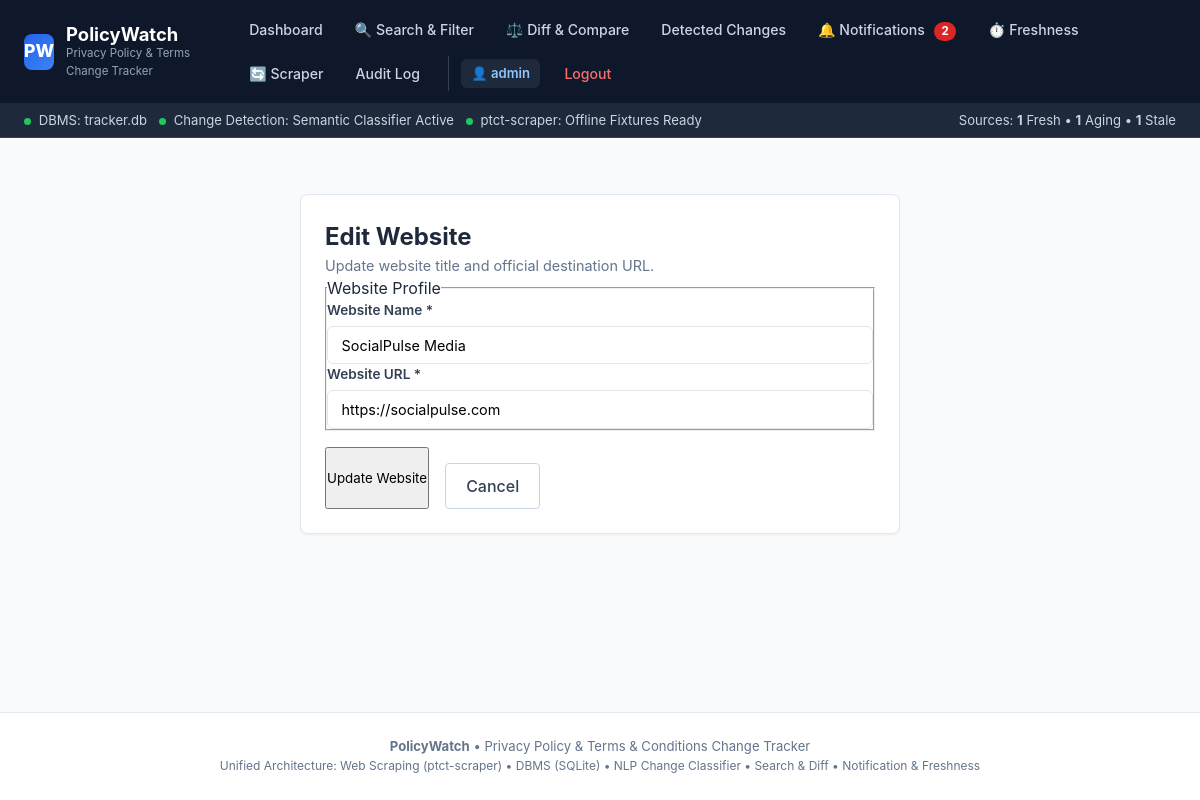
The app's page /websites/2/edit (signed in) with its own data.
### tables this page shows
CREATE TABLE Users (
    user_id INTEGER PRIMARY KEY AUTOINCREMENT,
    username TEXT NOT NULL UNIQUE COLLATE NOCASE,
    email TEXT NOT NULL UNIQUE COLLATE NOCASE,
    password TEXT NOT NULL,
    created_at TIMESTAMP DEFAULT CURRENT_TIMESTAMP
);

CREATE TABLE Websites (
    website_id INTEGER PRIMARY KEY AUTOINCREMENT,
    user_id INTEGER NOT NULL,
    website_name TEXT NOT NULL,
    website_url TEXT NOT NULL,
    created_at TIMESTAMP DEFAULT CURRENT_TIMESTAMP,
    FOREIGN KEY (user_id) REFERENCES Users(user_id) ON DELETE CASCADE
);

### models/app.py (the view, shortened to what this page needs)
@app.route('/websites/<int:website_id>/edit', methods=['GET', 'POST'])
@login_required
def edit_website(website_id):
    user_id = session['user_id']
    website = db.get_website_by_id(website_id, user_id)
    if not website:
        flash("Website not found or access denied.", "error")
        return redirect(url_for('dashboard'))
    return render_template('edit_website.html', website=website)

### models/app.py (called while the page is built)
def login_required(view_func):
    @wraps(view_func)
    def wrapped_view(**kwargs):
        if 'user_id' not in session:
            flash("Please log in to access this page.", "error")
            return redirect(url_for('login', next=request.url))
        return view_func(**kwargs)
    return wrapped_view

@app.context_processor
def inject_global_data():
    user = None
    unread_count = 0
    freshness_summary = {'total': 0, 'fresh': 0, 'aging': 0, 'stale': 0, 'never_checked': 0}
    if 'user_id' in session:
        user = db.get_user_by_id(session['user_id'])
        if user:
            unread_count = db.get_unread_notifications_count(user['user_id'])
            freshness_summary = db.get_freshness_summary(user['user_id'])
    return {
        'current_user': user,
        'unread_notifications_count': unread_count,
        'freshness_summary': freshness_summary,
        'active_path': request.path
    }

### models/database.py (called while the page is built)
def get_db():
    if has_app_context():
        if 'db' not in g:
            g.db = sqlite3.connect(DATABASE_FILE)
            g.db.row_factory = sqlite3.Row
            g.db.execute("PRAGMA foreign_keys = ON;")
            ensure_schema_upgrades(g.db)
        return g.db
    else:
        conn = sqlite3.connect(DATABASE_FILE)
        conn.row_factory = sqlite3.Row
        conn.execute("PRAGMA foreign_keys = ON;")
        ensure_schema_upgrades(conn)
        return conn

def query_db(query, args=(), one=False):
    cur = get_db().execute(query, args)
    rv = cur.fetchall()
    cur.close()
    return (rv[0] if rv else None) if one else rv

def get_user_by_id(user_id):
    query = "SELECT * FROM Users WHERE user_id = ?;"
    return query_db(query, (user_id,), one=True)

def get_website_by_id(website_id, user_id=None):
    if user_id is not None:
        query = "SELECT * FROM Websites WHERE website_id = ? AND user_id = ?;"
        return query_db(query, (website_id, user_id), one=True)
    else:
        query = "SELECT * FROM Websites WHERE website_id = ?;"
        return query_db(query, (website_id,), one=True)

def get_unread_notifications_count(user_id):
    query = """
        SELECT COUNT(*) AS cnt
        FROM m5_notifications n
        LEFT JOIN Websites w ON n.website_id = w.website_id
        WHERE (w.user_id = ? OR n.website_id IS NULL) AND n.is_read = 0;
    """
    row = query_db(query, (user_id,), one=True)
    return row['cnt'] if row else 0

### templates/edit_website.html (shortened to what this page needs)
{% extends 'base.html' %}
{% block content %}
<div class="card" style="max-width: 600px; margin: 2rem auto;">
  <h2>Edit Website</h2>
  <p style="color: #64748b; font-size: 0.9rem;">
    Update website title and official destination URL.
  </p>
  <form method="POST" action="{{ url_for('edit_website', website_id=website.website_id) }}">
    <fieldset>
      <legend>Website Profile</legend>
      <label for="website_name">Website Name *</label>
      <input
        type="text"
        id="website_name"
        name="website_name"
        value="{{ website.website_name }}"
        required
        autofocus
      >
      <label for="website_url">Website URL *</label>
      <input
        type="text"
        id="website_url"
        name="website_url"
        value="{{ website.website_url }}"
        required
      >
    </fieldset>
    <div style="display: flex; gap: 1rem; margin-top: 1rem;">
      <button type="submit">Update Website</button>
      <a href="{{ url_for('website_details', website_id=website.website_id) }}" style="display: inline-block; padding: 0.65rem 1.25rem; border: 1px solid #cbd5e1; border-radius: 4px; text-decoration: none; color: #334155; font-weight: 500; margin-top: 1rem;">Cancel</a>
    </div>
  </form>
</div>
{% endblock %}

### templates/base.html (shortened to what this page needs)
<!DOCTYPE html>
<html lang="en">
<head>
</head>
<body>
  <header>
    <div class="header-container">
      <a href="{{ url_for('dashboard' if current_user else 'index') }}" class="brand-link">
        <div class="brand-logo">PW</div>
        <div>
          <div class="brand-title">PolicyWatch</div>
          <div class="brand-subtitle">Privacy Policy &amp; Terms Change Tracker</div>
        </div>
      </a>
      <nav class="nav-links">
        {% if current_user %}
          <a href="{{ url_for('dashboard') }}" class="nav-item {% if request.path == '/dashboard' %}active{% endif %}">
            Dashboard
          </a>
          <a href="{{ url_for('search') }}" class="nav-item {% if request.path == '/search' %}active{% endif %}">
            🔍 Search &amp; Filter
          </a>
          <a href="{{ url_for('compare_versions') }}" class="nav-item {% if '/compare' in request.path %}active{% endif %}">
            ⚖️ Diff &amp; Compare
          </a>
          <a href="{{ url_for('changes_list') }}" class="nav-item {% if request.path == '/changes' %}active{% endif %}">
            Detected Changes
          </a>
          <a href="{{ url_for('notifications_hub') }}" class="nav-item {% if request.path == '/notifications' %}active{% endif %}">
            🔔 Notifications
            {% if unread_notifications_count > 0 %}
              <span class="nav-badge">{{ unread_notifications_count }}</span>
            {% endif %}
          </a>
          <a href="{{ url_for('freshness_monitor') }}" class="nav-item {% if request.path == '/freshness' %}active{% endif %}">
            ⏱️ Freshness
          </a>
          <a href="{{ url_for('scraper_hub') }}" class="nav-item {% if request.path == '/scraper' %}active{% endif %}">
            🔄 Scraper
          </a>
          <a href="{{ url_for('all_history') }}" class="nav-item {% if request.path == '/history' %}active{% endif %}">
            Audit Log
          </a>
          <div class="nav-user">
            <a href="{{ url_for('profile') }}" class="user-tag" title="View Profile">
              👤 {{ current_user.username }}
            </a>
            <a href="{{ url_for('logout') }}" class="nav-item" style="color: #f87171;">Logout</a>
          </div>
        {% else %}
          <a href="{{ url_for('index') }}" class="nav-item {% if request.path == '/' %}active{% endif %}">Home</a>
          <a href="{{ url_for('login') }}" class="nav-item {% if request.path == '/login' %}active{% endif %}">Login</a>
          <a href="{{ url_for('register') }}" class="btn btn-primary btn-sm">Register</a>
        {% endif %}
      </nav>
    </div>
  </header>
  {% if current_user %}
  <div class="subnav">
    <div class="subnav-container">
      <div class="status-indicators">
        <span><span class="status-dot dot-green"></span> DBMS: <code>tracker.db</code></span>
        <span><span class="status-dot dot-green"></span> Change Detection: Semantic Classifier Active</span>
        <span><span class="status-dot dot-green"></span> ptct-scraper: Offline Fixtures Ready</span>
      </div>
      <div>
        <span>Sources: <strong>{{ freshness_summary.fresh }}</strong> Fresh &bull; <strong>{{ freshness_summary.aging }}</strong> Aging &bull; <strong>{{ freshness_summary.stale }}</strong> Stale</span>
      </div>
    </div>
  </div>
  {% endif %}
  <main>
    {% block content %}{% endblock %}
  </main>
  <footer>
    <div style="max-width: 1300px; margin: 0 auto; padding: 0 1.5rem;">
      <strong>PolicyWatch</strong> &bull; Privacy Policy &amp; Terms &amp; Conditions Change Tracker
      <br>
      <span style="font-size: 0.75rem; color: var(--text-muted);">
        Unified Architecture: Web Scraping (ptct-scraper) &bull; DBMS (SQLite) &bull; NLP Change Classifier &bull; Search &amp; Diff &bull; Notification &amp; Freshness
      </span>
    </div>
  </footer>
</body>
</html>

### templates/base.html (style rules this page uses)
:root { --primary: #2563eb; --primary-hover: #1d4ed8; --primary-light: #eff6ff; --secondary: #0f172a; --bg: #f8fafc; --card-bg: #ffffff; --border: #e2e8f0; --text: #1e293b; --text-muted: #64748b; --success: #16a34a; --success-bg: #f0fdf4; --warning: #d97706; --warning-bg: #fffbeb; --danger: #dc2626; --danger-bg: #fef2f2; --radius: 8px; }
* { box-sizing: border-box; margin: 0; padding: 0; font-family: -apple-system, BlinkMacSystemFont, "Segoe UI", Roboto, Helvetica, Arial, sans-serif; }
body { background-color: var(--bg); color: var(--text); line-height: 1.5; min-height: 100vh; display: flex; flex-direction: column; }
header { background: #0f172a; color: white; border-bottom: 1px solid #1e293b; position: sticky; top: 0; z-index: 100; }
.header-container { max-width: 1300px; margin: 0 auto; padding: 0.75rem 1.5rem; display: flex; justify-content: space-between; align-items: center; gap: 1rem; }
.brand-link { display: flex; align-items: center; gap: 0.75rem; text-decoration: none; color: white; }
.brand-logo { background: linear-gradient(135deg, #2563eb, #3b82f6); width: 36px; height: 36px; border-radius: 8px; display: flex; align-items: center; justify-content: center; font-weight: 800; font-size: 1.1rem; color: white; }
.brand-title { font-size: 1.15rem; font-weight: 700; line-height: 1.2; }
.brand-subtitle { font-size: 0.72rem; color: #94a3b8; }
.nav-links { display: flex; align-items: center; gap: 0.5rem; flex-wrap: wrap; }
.nav-item { color: #cbd5e1; text-decoration: none; font-size: 0.88rem; font-weight: 500; padding: 0.45rem 0.75rem; border-radius: 6px; transition: all 0.15s; }
.nav-badge { background: #dc2626; color: white; font-size: 0.72rem; font-weight: 700; padding: 0.15rem 0.45rem; border-radius: 9999px; margin-left: 0.35rem; }
.nav-user { display: flex; align-items: center; gap: 0.75rem; margin-left: 0.5rem; padding-left: 0.75rem; border-left: 1px solid #334155; }
.user-tag { background: #1e293b; color: #93c5fd; font-size: 0.82rem; font-weight: 600; padding: 0.3rem 0.65rem; border-radius: 6px; text-decoration: none; }
.subnav { background: #1e293b; color: #cbd5e1; border-bottom: 1px solid #334155; font-size: 0.82rem; }
.subnav-container { max-width: 1300px; margin: 0 auto; padding: 0.4rem 1.5rem; display: flex; justify-content: space-between; align-items: center; flex-wrap: wrap; gap: 0.5rem; }
.status-indicators { display: flex; gap: 0.75rem; align-items: center; }
.status-dot { width: 7px; height: 7px; border-radius: 50%; display: inline-block; margin-right: 0.25rem; }
.dot-green { background: #22c55e; }
main { flex: 1; max-width: 1300px; width: 100%; margin: 1.5rem auto; padding: 0 1.5rem; }
.card { background: var(--card-bg); border: 1px solid var(--border); border-radius: var(--radius); padding: 1.5rem; margin-bottom: 1.5rem; box-shadow: 0 1px 3px rgba(0,0,0,0.05); }
label { display: block; font-size: 0.85rem; font-weight: 600; margin-bottom: 0.35rem; color: #334155; }
input[type="text"], input[type="email"], input[type="password"], input[type="date"], select, textarea { width: 100%; padding: 0.6rem 0.85rem; border: 1px solid var(--border); border-radius: 6px; font-size: 0.9rem; background: white; transition: border-color 0.15s, box-shadow 0.15s; }
footer { background: white; border-top: 1px solid var(--border); padding: 1.5rem 0; margin-top: auto; text-align: center; font-size: 0.82rem; color: var(--text-muted); }

### records on screen
Users: username "admin"
Websites: website_name "SocialPulse Media", website_url "https://socialpulse.com"

### other values on screen
{{ unread_notifications_count }} "2"
{{ freshness_summary.fresh }} "1"
{{ freshness_summary.aging }} "1"
{{ freshness_summary.stale }} "1"
